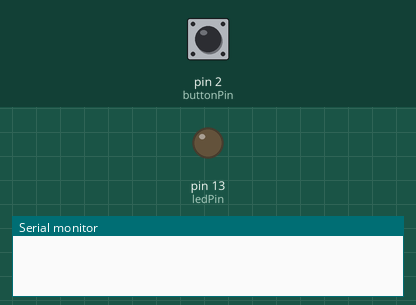
Simulated run of this sketch. Board: Arduino Uno, built with avr-gcc and run on an emulated ATmega328P. On the bench: output pins drawn as LEDs (lit = HIGH), the last lines printed to the serial monitor. Dashed ring = blinking. The test bench sets the inputs (shaded band); at power-on: pin 2 (buttonPin) LOW.

Above: at 1.2 s.
1.3 s: pin 2 (buttonPin) pulled HIGH for 1 s
At 2.6 s:
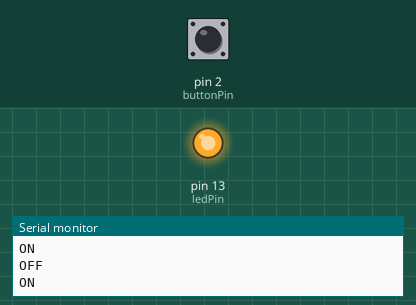
6.8 s: pin 2 (buttonPin) pulled HIGH for 0.15 s
At 7.2 s:
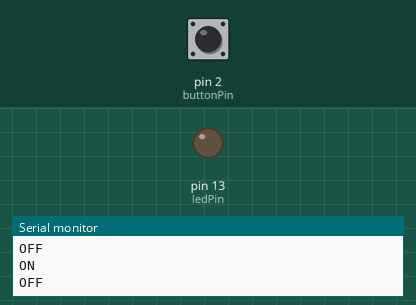
8.4 s: pin 2 (buttonPin) pulled HIGH for 3.2 s
At 8.5 s:
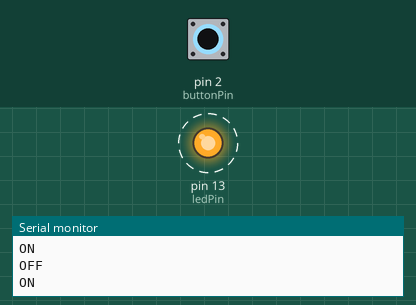
Timing chart, 0 to 12.9 s (numbered marks = the images above; inputs shaded):
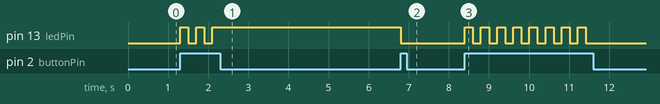

Measured:
- after the input at 1.3 s, pin 13 (ledPin): alternates HIGH for 0.20 s and LOW for 0.20 s, 5 changes in all, then stays HIGH, starting at once
- after the input at 6.8 s, pin 13 (ledPin): HIGH → LOW at once
- after the input at 8.4 s, pin 13 (ledPin): alternates HIGH for 0.20 s and LOW for 0.20 s, 16 changes in all, then stays LOW, starting at once

The sketch:

Button.ino
```cpp
// constants won't change. They're used here to set pin numbers:
const int buttonPin = 2;     // the number of the pushbutton pin
const int ledPin =  13;      // the number of the LED pin

// variables will change:
int buttonState = LOW;         // variable for reading the pushbutton status
int actualstate;

long time =0;
long debounce =200;

String lampregister=String(5);
void setup() {
   Serial.begin(9600);
  // initialize the LED pin as an output:
  pinMode(ledPin, OUTPUT);
  // initialize the pushbutton pin as an input:
  pinMode(buttonPin, INPUT);
 }


void loop()
{
  // read the state of the pushbutton value:
  actualstate = digitalRead(buttonPin);
  if (Serial.available() > 0)
  {
    // read the incoming byte:
    lampregister = Serial.readStringUntil('\n');
     Serial.print("I received: ");      //DEBUG
    Serial.println(lampregister);       //DEBUG
  }

  // check if the pushbutton is pressed. If it is, the buttonState is HIGH:
  if (actualstate==HIGH && millis() - time > debounce)
  {

  if(buttonState ==LOW)
  {
   Serial.write("ON\n");
    buttonState = HIGH;
  }
  else
  {

    Serial.write("OFF\n");
     buttonState = LOW;
  }
  time= millis();
  digitalWrite(ledPin, buttonState);

  }
  else
  {
    if(lampregister == "test" )
    {
      digitalWrite(ledPin, HIGH);
      Serial.write ("Lamp request acknowledged\n");
      lampregister ="\n";
      Serial.write("ON\n");
       buttonState = HIGH;
    }
  }
}
```
